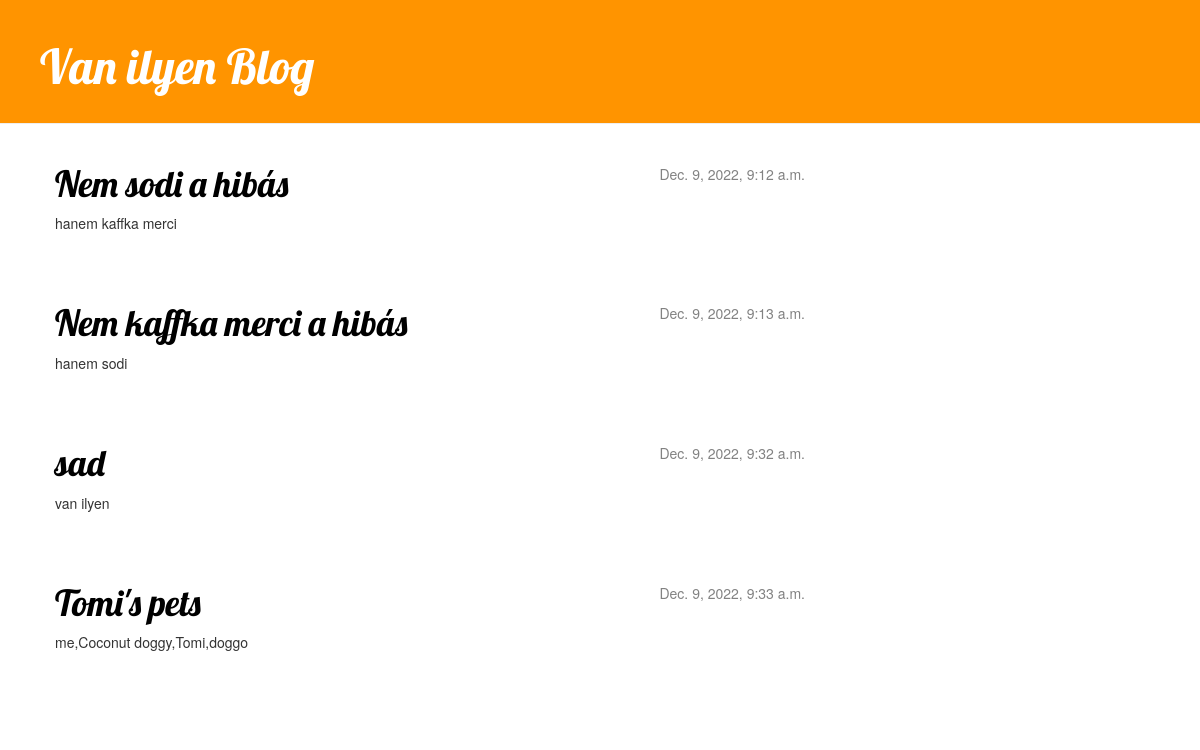
The page / on the database its author committed.
### blog/models.py (models this page shows, shortened)
class Post(models.Model):
    author = models.ForeignKey(settings.AUTH_USER_MODEL, on_delete=models.CASCADE)
    title = models.CharField(max_length=200)
    text = models.TextField()
    created_date = models.DateTimeField(
            default=timezone.now)
    published_date = models.DateTimeField(
            blank=True, null=True)

### blog/views.py (the view)
# urls.py: url(r'^$', views.post_list, name='post_list'),
def post_list(request):
    posts = Post.objects.filter(published_date__lte=timezone.now()).order_by('published_date')
    return render(request, 'blog/post_list.html', {'posts': posts})

### blog/templates/blog/post_list.html
{% extends 'blog/base.html' %}
{% block content %}
    {% for post in posts %}
        <div class="post">
            <div class="date">
                {{ post.published_date }}
            </div>
            <h1><a href="{% url 'post_detail' pk=post.pk %}">{{ post.title }}</a></h1>
            <p>{{ post.text|linebreaksbr }}</p>
        </div>
    {% endfor %}
{% endblock %}

### blog/templates/blog/base.html (shortened to what this page needs)
{% load static %}
<html>
    <head>
        <link rel="stylesheet" href="//maxcdn.bootstrapcdn.com/bootstrap/3.2.0/css/bootstrap.min.css">
        <link rel="stylesheet" href="//maxcdn.bootstrapcdn.com/bootstrap/3.2.0/css/bootstrap-theme.min.css">
        <link rel="stylesheet" href="{% static 'css/blog.css' %}">
    </head>
    <body>
        <div class="page-header">
        <h1><a href="/">Van ilyen Blog</a></h1>
        </div>
        <div class="content container">
            <div class="row">
                <div class="col-md-8">
                    {% block content %}
                    {% endblock %}
                </div>
            </div>
        </div>
    </body>
</html>

### blog/static/css/blog.css (style rules this page uses)
.page-header { background-color: #ff9400; margin-top: 0; padding: 20px 20px 20px 40px; }
.page-header h1, .page-header h1 a, .page-header h1 a:visited, .page-header h1 a:active { color: #ffffff; font-size: 36pt; text-decoration: none; }
.content { margin-left: 40px; }
h1, h2, h3, h4 { font-family: 'Lobster', cursive; }
.date { float: right; color: #828282; }
.post { margin-bottom: 70px; }
.post h1 a, .post h1 a:visited { color: #000000; }

### rows shown on the page
Post: published_date "Dec. 9, 2022, 9:12 a.m.", title "Nem sodi a hibás", text "hanem kaffka merci"
Post: published_date "Dec. 9, 2022, 9:13 a.m.", title "Nem kaffka merci a hibás", text "hanem sodi"
Post: published_date "Dec. 9, 2022, 9:32 a.m.", title "sad", text "van ilyen"
Post: published_date "Dec. 9, 2022, 9:33 a.m.", title "Tomi's pets", text "me,Coconut doggy,Tomi,doggo"
